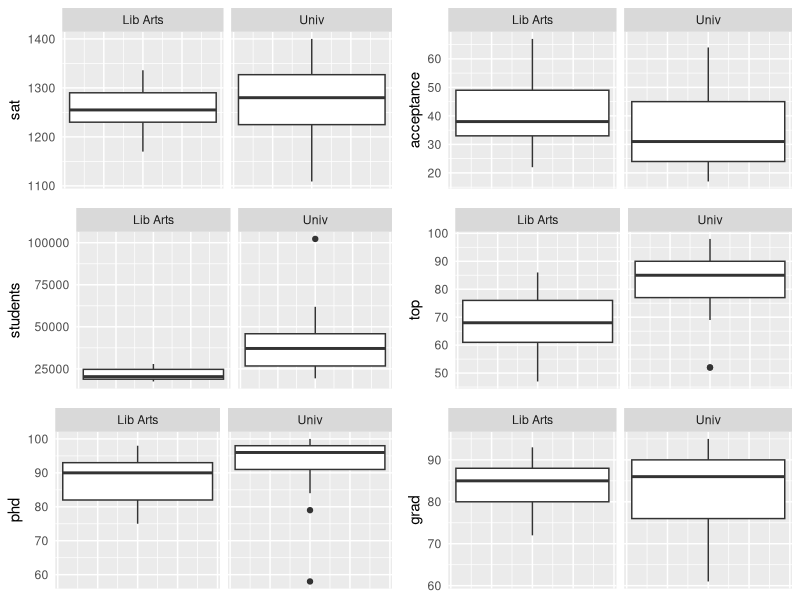
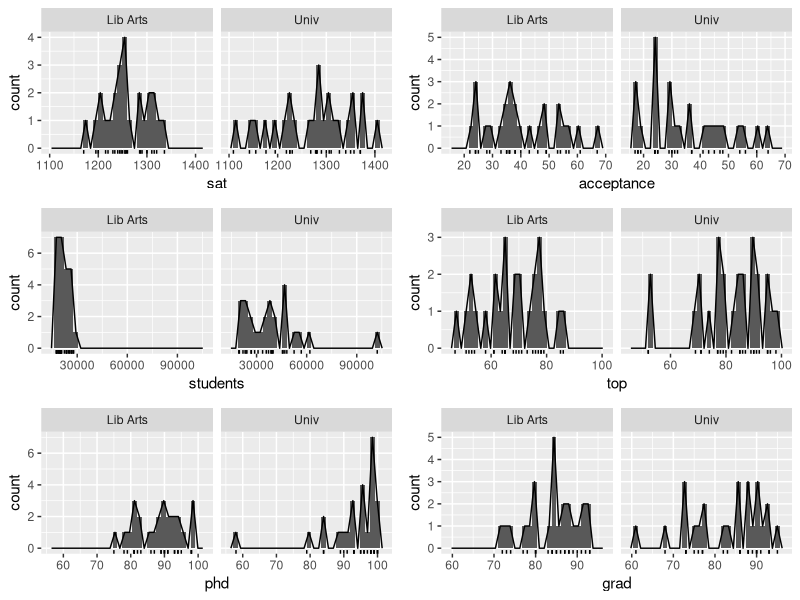

Here is the R script that generated these plots, in order:
library("ggplot2")
library("gridExtra")
library("reshape2")

data <- read.table("schools.csv", sep="\t")
colnames(data) <- c("school", "sat", "acceptance", "students", "top", "phd", "grad")
print(sprintf("Total number of records: %d", nrow(data)))
summary(data)

print("Summary on Lib Arts")
libarts_data <- data[data$school=="Lib Arts",]
libarts_data <- libarts_data[, 2:ncol(data)]
summary(libarts_data)
print(colSums(libarts_data))


print("Summary on Univ")
univ_data <- data[data$school=="Univ",]
univ_data <- univ_data[, 2:ncol(univ_data)]
summary(univ_data)
print(colSums(univ_data))

pb <- function(data, col) {
  return(ggplot(data) + geom_boxplot(aes_string(x=0, y=col)) + xlab(NULL) + 
           theme(axis.text.x=element_blank(), axis.ticks=element_blank()) + 
           facet_grid(~school))
}

ph <- function(data, col) {
  return(ggplot(data, aes_string(x=col)) + geom_histogram() + geom_rug() + geom_freqpoly() +
           facet_grid(~school))
}


grid.arrange(pb(data, "sat"), 
             pb(data, "acceptance"), 
             pb(data, "students"), 
             pb(data, "top"), 
             pb(data, "phd"), 
             pb(data, "grad"), ncol=2)

grid.arrange(ph(data, "sat"), 
             ph(data, "acceptance"), 
             ph(data, "students"), 
             ph(data, "top"), 
             ph(data, "phd"), 
             ph(data, "grad"), ncol=2)

# ggplot(melt(data), aes(x=variable, y=value)) + geom_boxplot(aes(fill=variable)) + facet_grid(~school)